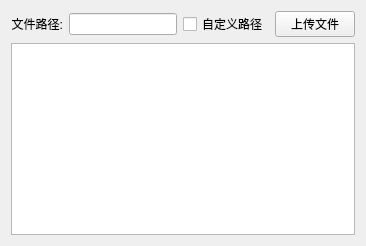
      <widget class="QWidget" name="tab_23">
       <attribute name="title">
        <string>文件上传</string>
       </attribute>
       <layout class="QHBoxLayout" name="horizontalLayout_14">
        <item>
         <layout class="QVBoxLayout" name="verticalLayout_15">
          <item>
           <layout class="QHBoxLayout" name="horizontalLayout_15">
            <item>
             <widget class="QLabel" name="commandLabel_10">
              <property name="sizePolicy">
               <sizepolicy hsizetype="Expanding" vsizetype="Preferred">
                <horstretch>1</horstretch>
                <verstretch>0</verstretch>
               </sizepolicy>
              </property>
              <property name="text">
               <string>文件路径:</string>
              </property>
              <property name="alignment">
               <set>Qt::AlignRight|Qt::AlignTrailing|Qt::AlignVCenter</set>
              </property>
             </widget>
            </item>
            <item>
             <widget class="QLineEdit" name="localListenEdit_6">
              <property name="sizePolicy">
               <sizepolicy hsizetype="Expanding" vsizetype="Fixed">
                <horstretch>10</horstretch>
                <verstretch>0</verstretch>
               </sizepolicy>
              </property>
             </widget>
            </item>
            <item>
             <widget class="QCheckBox" name="checkBox_3">
              <property name="text">
               <string>自定义路径</string>
              </property>
             </widget>
            </item>
            <item>
             <widget class="QPushButton" name="commondButton_12">
              <property name="sizePolicy">
               <sizepolicy hsizetype="Minimum" vsizetype="Fixed">
                <horstretch>1</horstretch>
                <verstretch>0</verstretch>
               </sizepolicy>
              </property>
              <property name="text">
               <string>上传文件</string>
              </property>
             </widget>
            </item>
           </layout>
          </item>
          <item>
           <widget class="QTextEdit" name="commandBasicInfoTextEdit_8">
            <property name="enabled">
             <bool>true</bool>
            </property>
            <property name="overwriteMode">
             <bool>true</bool>
            </property>
           </widget>
          </item>
         </layout>
        </item>
       </layout>
      </widget>
